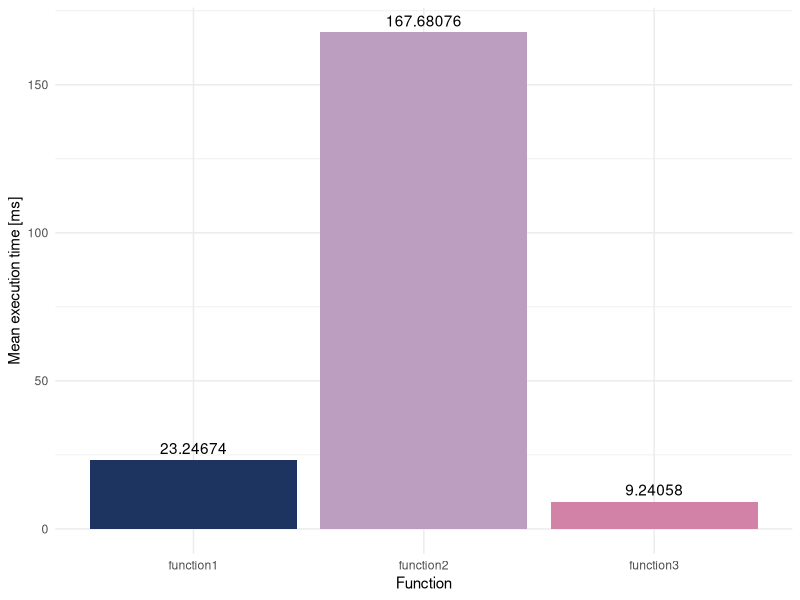
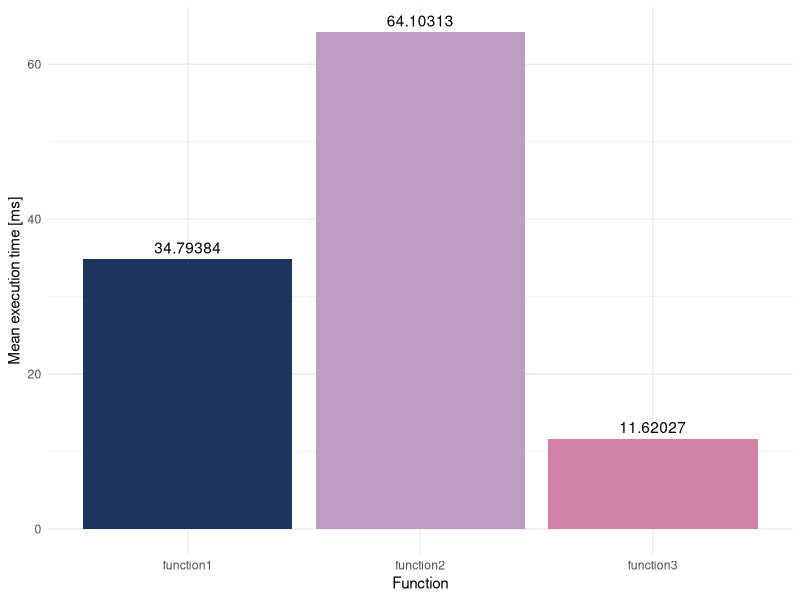
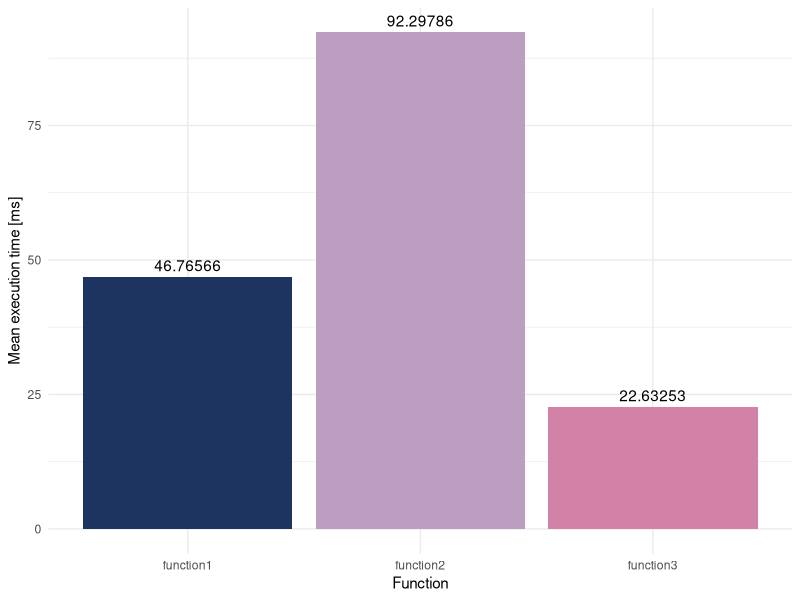
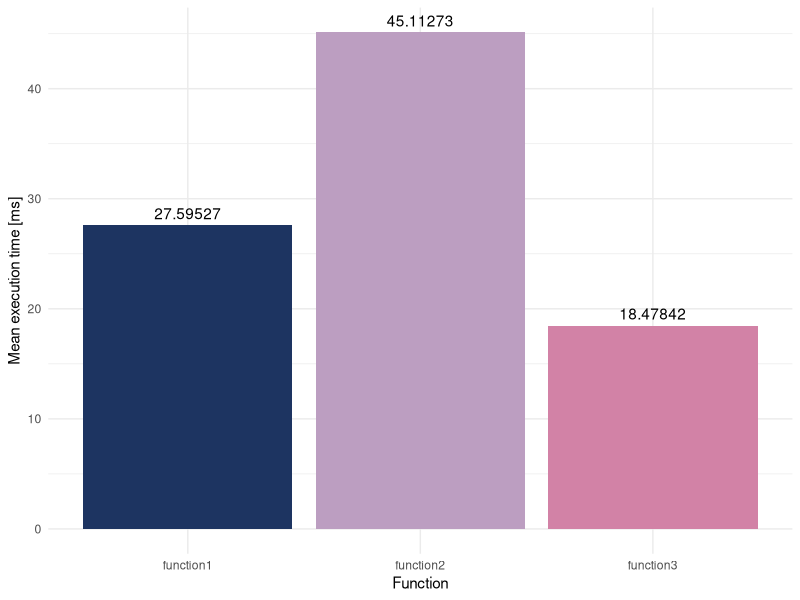
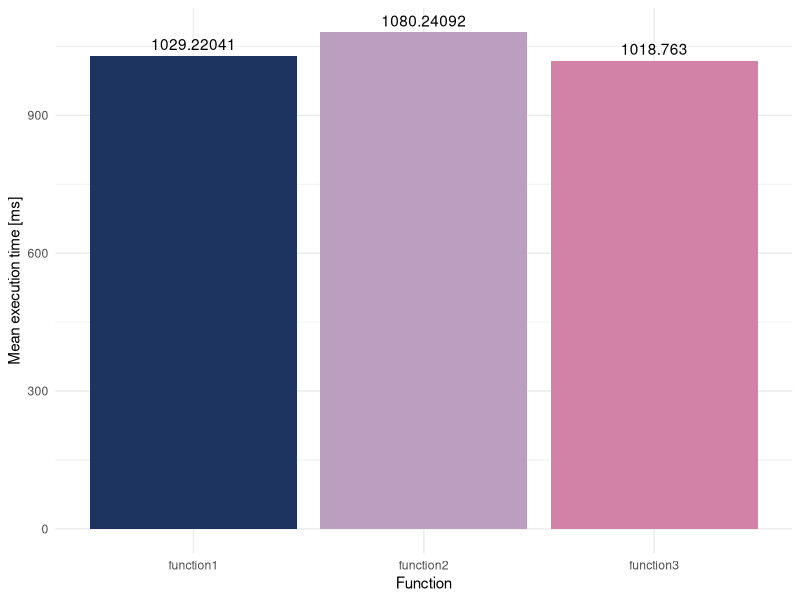
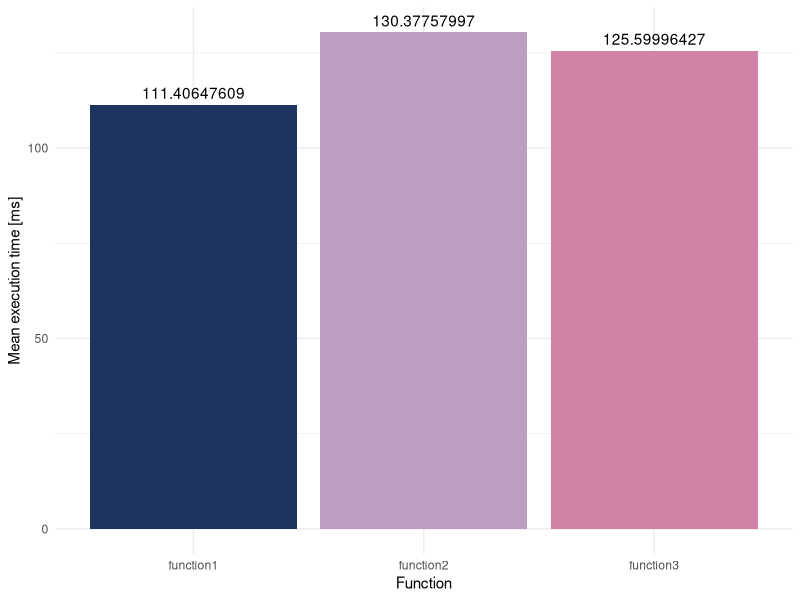
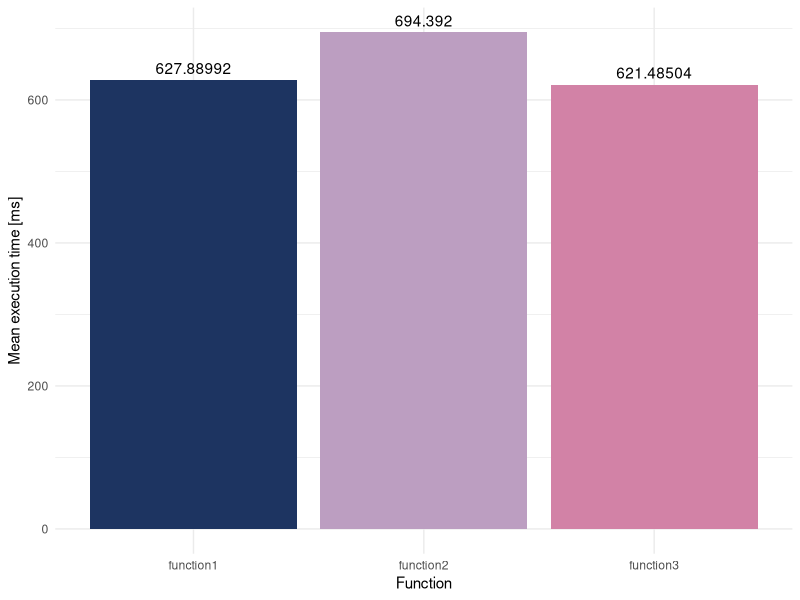

Generate these figures, in order, with R:
## ---- chunk 1
knitr::opts_chunk$set(echo = TRUE)
## ---- chunk 2
makeNseFunction1 <- function(fun) {
  function(data, elementOrFormula, ...) {
    functionEnvironment = environment()
    
    if (as.character(substitute(elementOrFormula)) %in% names(data)) {
      argument = data[[deparse(substitute(elementOrFormula))]]
    } else {
      allVariables = all.vars(elementOrFormula)
      for (variable in allVariables) {
        assign(variable, eval(as.name(variable), data), envir = functionEnvironment)
      }
      argument = elementOrFormula
      environment(argument) = functionEnvironment
    }
    fun(argument, ...)
  }
} 

makeNseFunction2 <- function(fun) {
  function(data, elementOrFormula, ...) {
    library(rlang)
    
    functionEnvironment = environment()

    if (as.character(substitute(elementOrFormula)) %in% names(data)) {
      elementOrFormula = substitute(elementOrFormula)
      argument = eval(enexpr(elementOrFormula), data)
    } else {
      allVariables = all.vars(elementOrFormula)
      for (variable in allVariables) {
        assign(variable, eval(as.name(variable), data))
      }
      argument = elementOrFormula
      environment(argument) = functionEnvironment
    }
    fun(argument, ...)
  }
}

makeNseFunction3 <- function(fun) {
  function(data, elementOrFormula, ...) {
    functionEnvironment = environment()
    
    if (as.character(substitute(elementOrFormula)) %in% names(data)) {
      argument = eval(substitute(elementOrFormula), data)
    } else {
      allVariables = all.vars(elementOrFormula)
      for (variable in allVariables) {
        assign(variable, eval(as.name(variable), data))
      }
      argument = elementOrFormula
      environment(argument) = functionEnvironment
    }
    fun(argument, ...)
  }
} 
## ---- chunk 3
myList = list(a = 1, b = 2, c = 3)
myList$a
## ---- chunk 4
myList = list(a = 1, b = 2, c = 3)
myFunction = function(a, myList){
  myList$a
}

myFunction(a, myList)
## ---- chunk 5
myList = list(a = 1, b = 2, c = 3)
myFunction = function(a, myList){
  myList$a
}

myFunction(b, myList)
## ---- chunk 6
myList = list(a = 1, b = 2, c = 3)
myFunction = function(a, myList){
  eval(substitute(a), myList)
}

myFunction(b, myList)
## ---- chunk 7
myList$a
## ---- chunk 8
testedFunction = min
datasetSize = 100
dataset = list(a = sample(x = 1:100, size = datasetSize, replace = TRUE))
## ---- chunk 9
library(microbenchmark)
library(ggplot2)

results = data.frame()
functionNse <- makeNseFunction1(testedFunction)
results = rbind(results, microbenchmark(
  function1 = functionNse(data = dataset, a)
))
functionNse <- makeNseFunction2(testedFunction)
results = rbind(results, microbenchmark(
  function2 = functionNse(data = dataset, a)
))
functionNse <- makeNseFunction3(testedFunction)
results = rbind(results, microbenchmark(
  function3 = functionNse(data = dataset, a)
))

ggplot(data = summary(results), aes(x = expr, y = mean, fill = expr))+
  geom_bar(stat = "identity") + 
  geom_text(aes(x=expr,y=mean,label=mean),vjust=-.5) +
  xlab("Function") + 
  ylab("Mean execution time [ms]") +
  scale_fill_manual(values = c("#1D3461", "#BC9EC1", "#D282A6")) +
  theme_minimal() +
  theme(legend.position = "none")
## ---- chunk 10
testedFunction = min
datasetSize = 10000
dataset = list(a = sample(x = 1:100, size = datasetSize, replace = TRUE))
## ---- chunk 11
library(microbenchmark)
library(ggplot2)

results = data.frame()
functionNse <- makeNseFunction1(testedFunction)
results = rbind(results, microbenchmark(
  function1 = functionNse(data = dataset, a)
))
functionNse <- makeNseFunction2(testedFunction)
results = rbind(results, microbenchmark(
  function2 = functionNse(data = dataset, a)
))
functionNse <- makeNseFunction3(testedFunction)
results = rbind(results, microbenchmark(
  function3 = functionNse(data = dataset, a)
))

ggplot(data = summary(results), aes(x = expr, y = mean, fill = expr))+
  geom_bar(stat = "identity") + 
  geom_text(aes(x=expr,y=mean,label=mean),vjust=-.5) +
  xlab("Function") + 
  ylab("Mean execution time [ms]") +
  scale_fill_manual(values = c("#1D3461", "#BC9EC1", "#D282A6")) +
  theme_minimal() +
  theme(legend.position = "none")
## ---- chunk 12
testedFunction = max
datasetSize = 10000
dataset = list(a = sample(x = 1:100, size = datasetSize, replace = TRUE))
## ---- chunk 13
library(microbenchmark)
library(ggplot2)

results = data.frame()
functionNse <- makeNseFunction1(testedFunction)
results = rbind(results, microbenchmark(
  function1 = functionNse(data = dataset, a)
))
functionNse <- makeNseFunction2(testedFunction)
results = rbind(results, microbenchmark(
  function2 = functionNse(data = dataset, a)
))
functionNse <- makeNseFunction3(testedFunction)
results = rbind(results, microbenchmark(
  function3 = functionNse(data = dataset, a)
))

ggplot(data = summary(results), aes(x = expr, y = mean, fill = expr))+
  geom_bar(stat = "identity") + 
  geom_text(aes(x=expr,y=mean,label=mean),vjust=-.5) +
  xlab("Function") + 
  ylab("Mean execution time [ms]") +
  scale_fill_manual(values = c("#1D3461", "#BC9EC1", "#D282A6")) +
  theme_minimal() +
  theme(legend.position = "none")
## ---- chunk 14
testedFunction = mean
datasetSize = 10000
dataset = list(a = sample(x = 1:100, size = datasetSize, replace = TRUE))
## ---- chunk 15
library(microbenchmark)
library(ggplot2)

results = data.frame()
functionNse <- makeNseFunction1(testedFunction)
results = rbind(results, microbenchmark(
  function1 = functionNse(data = dataset, a)
))
functionNse <- makeNseFunction2(testedFunction)
results = rbind(results, microbenchmark(
  function2 = functionNse(data = dataset, a)
))
functionNse <- makeNseFunction3(testedFunction)
results = rbind(results, microbenchmark(
  function3 = functionNse(data = dataset, a)
))

ggplot(data = summary(results), aes(x = expr, y = mean, fill = expr))+
  geom_bar(stat = "identity") + 
  geom_text(aes(x=expr,y=mean,label=mean),vjust=-.5) +
  xlab("Function") + 
  ylab("Mean execution time [ms]") +
  scale_fill_manual(values = c("#1D3461", "#BC9EC1", "#D282A6")) +
  theme_minimal() +
  theme(legend.position = "none")
## ---- chunk 16
testedFunction = mean
datasetSize = 1000000
dataset = list(a = sample(x = 1:100, size = datasetSize, replace = TRUE))
## ---- chunk 17
library(microbenchmark)
library(ggplot2)

results = data.frame()
functionNse <- makeNseFunction1(testedFunction)
results = rbind(results, microbenchmark(
  function1 = functionNse(data = dataset, a)
))
functionNse <- makeNseFunction2(testedFunction)
results = rbind(results, microbenchmark(
  function2 = functionNse(data = dataset, a)
))
functionNse <- makeNseFunction3(testedFunction)
results = rbind(results, microbenchmark(
  function3 = functionNse(data = dataset, a)
))

ggplot(data = summary(results), aes(x = expr, y = mean, fill = expr))+
  geom_bar(stat = "identity") + 
  geom_text(aes(x=expr,y=mean,label=mean),vjust=-.5) +
  xlab("Function") + 
  ylab("Mean execution time [ms]") +
  scale_fill_manual(values = c("#1D3461", "#BC9EC1", "#D282A6")) +
  theme_minimal() +
  theme(legend.position = "none")
## ---- chunk 18
testedFunction = mean
datasetSize = 100000000
dataset = list(a = sample(x = 1:100, size = datasetSize, replace = TRUE))
## ---- chunk 19
library(microbenchmark)
library(ggplot2)

results = data.frame()
functionNse <- makeNseFunction1(testedFunction)
results = rbind(results, microbenchmark(
  function1 = functionNse(data = dataset, a)
))
functionNse <- makeNseFunction2(testedFunction)
results = rbind(results, microbenchmark(
  function2 = functionNse(data = dataset, a)
))
functionNse <- makeNseFunction3(testedFunction)
results = rbind(results, microbenchmark(
  function3 = functionNse(data = dataset, a)
))

ggplot(data = summary(results), aes(x = expr, y = mean, fill = expr))+
  geom_bar(stat = "identity") + 
  geom_text(aes(x=expr,y=mean,label=mean),vjust=-.5) +
  xlab("Function") + 
  ylab("Mean execution time [ms]") +
  scale_fill_manual(values = c("#1D3461", "#BC9EC1", "#D282A6")) +
  theme_minimal() +
  theme(legend.position = "none")
## ---- chunk 20
testedFunction = lm
datasetSize = 100
dataset = list(x = sample(x = 1:100, size = datasetSize, replace = TRUE), y = sample(x = 1:100, size = datasetSize, replace = TRUE))
formula = x ~ y
## ---- chunk 21
library(microbenchmark)
library(ggplot2)

results = data.frame()
functionNse <- makeNseFunction1(testedFunction)
results = rbind(results, microbenchmark(
  function1 = functionNse(data = dataset, formula)
))
functionNse <- makeNseFunction2(testedFunction)
results = rbind(results, microbenchmark(
  function2 = functionNse(data = dataset, formula)
))
functionNse <- makeNseFunction3(testedFunction)
results = rbind(results, microbenchmark(
  function3 = functionNse(data = dataset, formula)
))

ggplot(data = summary(results), aes(x = expr, y = mean, fill = expr))+
  geom_bar(stat = "identity") + 
  geom_text(aes(x=expr,y=mean,label=mean),vjust=-.5) +
  xlab("Function") + 
  ylab("Mean execution time [ms]") +
  scale_fill_manual(values = c("#1D3461", "#BC9EC1", "#D282A6")) +
  theme_minimal() +
  theme(legend.position = "none")
## ---- chunk 22
makeNseFunction1 <- function(fun) {
  function(data, elementOrFormula, ...) {
    functionEnvironment = environment()
    
    if (as.character(substitute(elementOrFormula)) %in% names(data)) {
      argument = data[[deparse(substitute(elementOrFormula))]]
    } else {
      allVariables = all.vars(elementOrFormula)
      for (variable in allVariables) {
        assign(variable, eval(as.name(variable), data), envir = functionEnvironment)
      }
      argument = elementOrFormula
      environment(argument) = functionEnvironment
    }
    fun(argument, ...)
  }
} 

makeNseFunction2 <- function(fun) {
  function(data, elementOrFormula, ...) {
    library(rlang)
    
    functionEnvironment = environment()

    if (as.character(substitute(elementOrFormula)) %in% names(data)) {
      elementOrFormula = substitute(elementOrFormula)
      argument = eval(enexpr(elementOrFormula), data)
    } else {
      allVariables = all.vars(elementOrFormula)
      for (variable in allVariables) {
        assign(variable, eval(as.name(variable), data))
      }
      argument = elementOrFormula
      environment(argument) = functionEnvironment
    }
    fun(argument, ...)
  }
}

makeNseFunction3 <- function(fun) {
  function(data, elementOrFormula, ...) {
    functionEnvironment = environment()
    
    if (as.character(substitute(elementOrFormula)) %in% names(data)) {
      argument = eval(substitute(elementOrFormula), data)
    } else {
      allVariables = all.vars(elementOrFormula)
      for (variable in allVariables) {
        assign(variable, eval(as.name(variable), data))
      }
      argument = elementOrFormula
      environment(argument) = functionEnvironment
    }
    fun(argument, ...)
  }
} 
